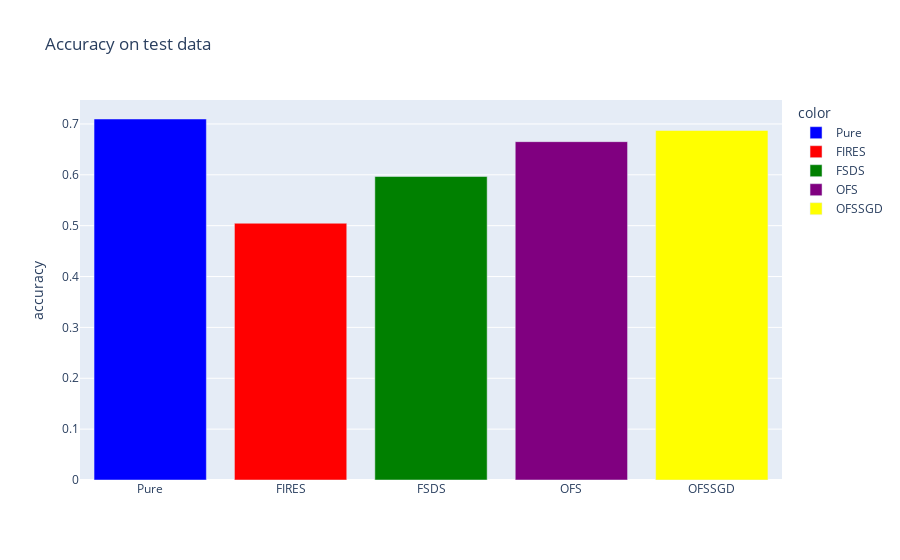

Notebook source saved alongside this figure:
### Code cell
# accuracy on test data
col_names = ["Pure","FIRES","FSDS", "OFS", "OFSSGD"]
values = [accuracy_no_ofs, accuracy_fires, accuracy_fsds, accuracy_ofs, accuracy_ofssgd]
fig = px.bar(x=col_names, y=values, title="Accuracy on test data", labels={"y":"accuracy", "x":""}, color=col_names, color_discrete_map={"Pure":"blue",'FIRES': 'red',
                                                   'FSDS': 'green', 'OFS': 'purple', "OFSSGD":"yellow"})

fig.show()

### Figure 1 — Plotly figure (JSON) as saved in the notebook; plotly's stock layout.template omitted (floating-point values rounded to 4 significant figures)
{"data": [{"alignmentgroup": "True", "hovertemplate": "color=Pure<br>=%{x}<br>accuracy=%{y}<extra></extra>", "legendgroup": "Pure", "marker": {"color": "blue"}, "name": "Pure", "offsetgroup": "Pure", "orientation": "v", "showlegend": true, "textposition": "auto", "type": "bar", "x": ["Pure"], "xaxis": "x", "y": [0.7097], "yaxis": "y"}, {"alignmentgroup": "True", "hovertemplate": "color=FIRES<br>=%{x}<br>accuracy=%{y}<extra></extra>", "legendgroup": "FIRES", "marker": {"color": "red"}, "name": "FIRES", "offsetgroup": "FIRES", "orientation": "v", "showlegend": true, "textposition": "auto", "type": "bar", "x": ["FIRES"], "xaxis": "x", "y": [0.5048], "yaxis": "y"}, {"alignmentgroup": "True", "hovertemplate": "color=FSDS<br>=%{x}<br>accuracy=%{y}<extra></extra>", "legendgroup": "FSDS", "marker": {"color": "green"}, "name": "FSDS", "offsetgroup": "FSDS", "orientation": "v", "showlegend": true, "textposition": "auto", "type": "bar", "x": ["FSDS"], "xaxis": "x", "y": [0.5966], "yaxis": "y"}, {"alignmentgroup": "True", "hovertemplate": "color=OFS<br>=%{x}<br>accuracy=%{y}<extra></extra>", "legendgroup": "OFS", "marker": {"color": "purple"}, "name": "OFS", "offsetgroup": "OFS", "orientation": "v", "showlegend": true, "textposition": "auto", "type": "bar", "x": ["OFS"], "xaxis": "x", "y": [0.6652], "yaxis": "y"}, {"alignmentgroup": "True", "hovertemplate": "color=OFSSGD<br>=%{x}<br>accuracy=%{y}<extra></extra>", "legendgroup": "OFSSGD", "marker": {"color": "yellow"}, "name": "OFSSGD", "offsetgroup": "OFSSGD", "orientation": "v", "showlegend": true, "textposition": "auto", "type": "bar", "x": ["OFSSGD"], "xaxis": "x", "y": [0.6872], "yaxis": "y"}], "layout": {"barmode": "relative", "legend": {"title": {"text": "color"}, "tracegroupgap": 0}, "title": {"text": "Accuracy on test data"}, "xaxis": {"anchor": "y", "domain": [0, 1], "title": {"text": ""}}, "yaxis": {"anchor": "x", "domain": [0, 1], "title": {"text": "accuracy"}}}}
